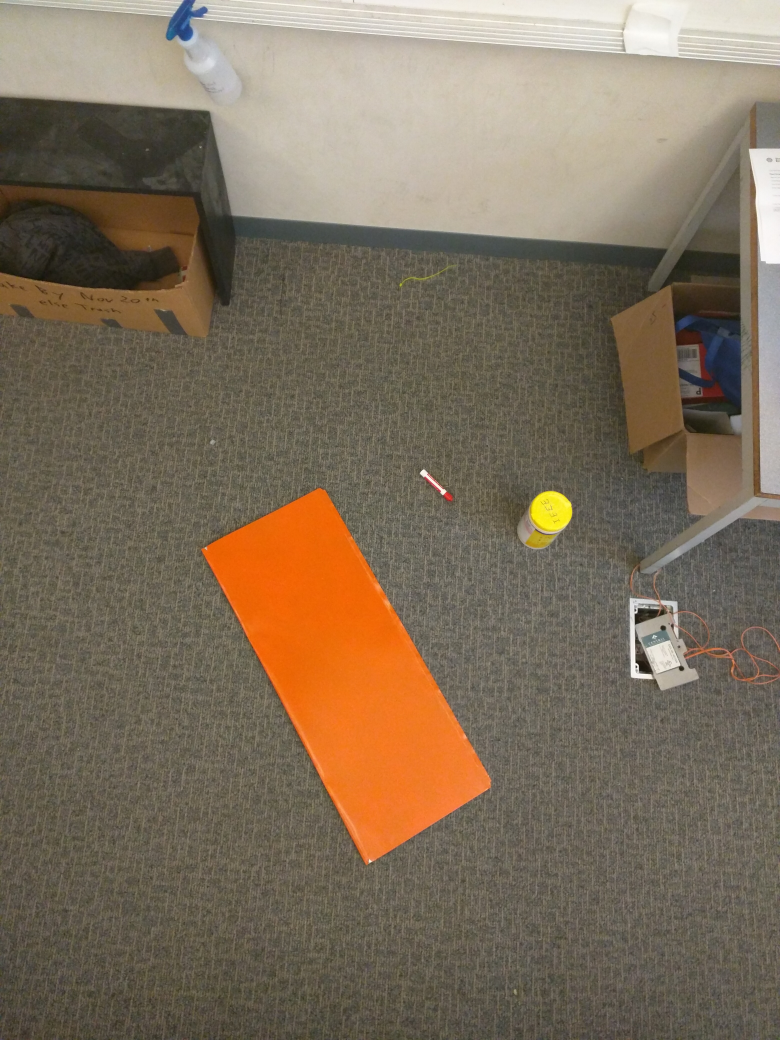
//> input picture vision_tmp/vision/orange_marker.jpg, 3120 x 4160 px (shown at 1/4 size)
$ ./marker_detection orange_marker.jpg   (built with g++ and OpenCV 4)
//> lines starting //> are read from the running program, lines starting //| are printed output that depends on the picture
#include <opencv2/core/core.hpp>
#include <opencv2/highgui/highgui.hpp>

#include <opencv2/imgproc/imgproc.hpp>
#include <iostream>

using namespace cv;
using namespace std;

int main( int argc, char** argv )
{
	if( argc != 2)
	{
		cout <<" Usage: display_image ImageToLoadAndDisplay" << endl;
		return -1;
	}

	Mat image, segmented7, segmented5, segmented3, hsv, hue, tmp;
	image = imread(argv[1], CV_LOAD_IMAGE_COLOR);   // Read the file
//> image is the input picture: 4160 rows x 3120 cols, CV_8UC3; mean B, G, R 91.5, 110.7, 125.7

	pyrDown(image, tmp);
	pyrDown(tmp, tmp);
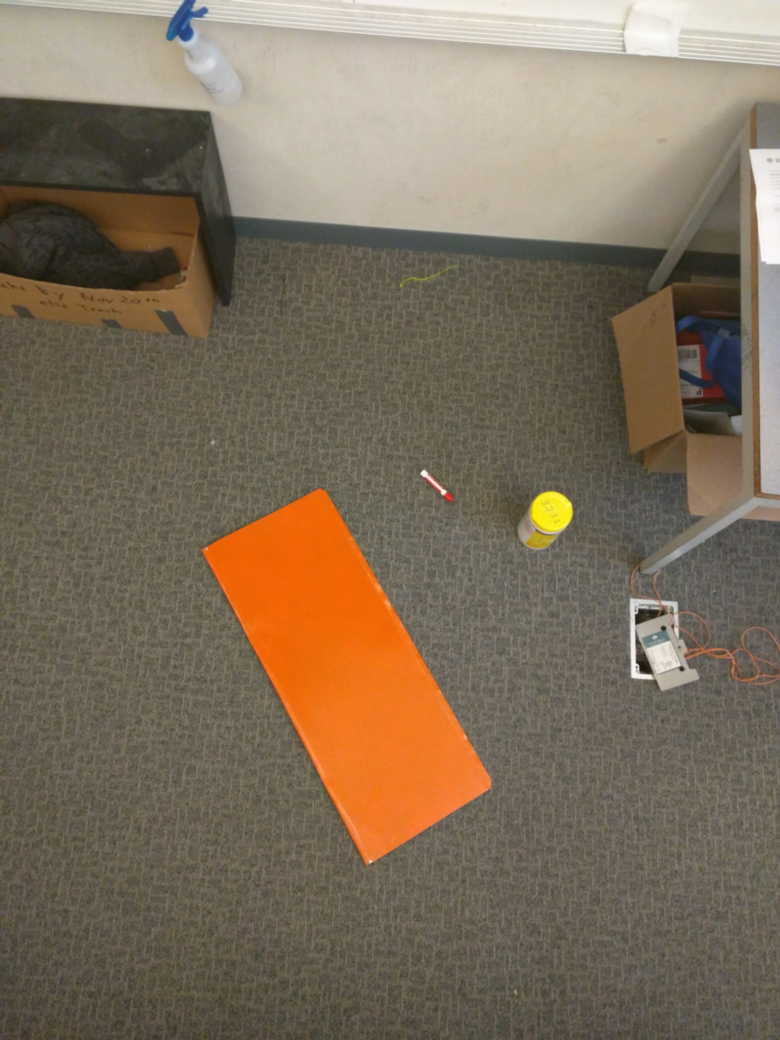
//> tmp: 1040 rows x 780 cols, CV_8UC3; mean B, G, R 91.5, 110.8, 125.7
	pyrDown(tmp, tmp);
//> tmp: 520 rows x 390 cols, CV_8UC3

	imwrite("marker_small.jpg", tmp);
	cvtColor(tmp, hsv, CV_BGR2HSV);
//> hsv: 520 rows x 390 cols, CV_8UC3; mean H, S, V 21.4, 63.5, 126

	/// Use only the Hue value
  	hue.create( hsv.size(), hsv.depth() );
  	int ch[] = { 0, 0 };
  	mixChannels( &hsv, 1, &hue, 1, ch, 1 );
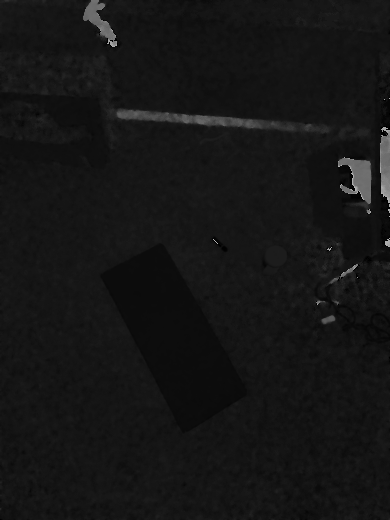
//> hue: 520 rows x 390 cols, CV_8UC1; min 0, max 179, mean 21.4

	if(! image.data )                              // Check for invalid input
	{
		cout <<  "Could not open or find the image" << std::endl ;
		return -1;
	}

	blur(hue, hue, Size(3,3) );

	adaptiveThreshold(hue, segmented7, 255, CV_ADAPTIVE_THRESH_GAUSSIAN_C, CV_THRESH_BINARY, 5, 0);
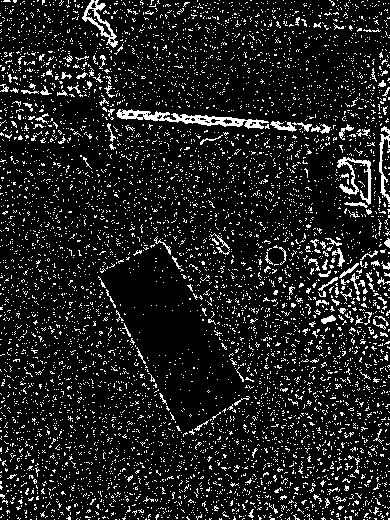
//> segmented7: 520 rows x 390 cols, CV_8UC1; 11.8% white in thin lines or dots
//	adaptiveThreshold(image, segmented5, 255, CV_ADAPTIVE_THRESH_GAUSSIAN_C, CV_THRESH_BINARY, 5, 0);
//	adaptiveThreshold(image,q segmented3, 255, CV_ADAPTIVE_THRESH_GAUSSIAN_C, CV_THRESH_BINARY, 3, 0);

	namedWindow( "Display window", WINDOW_AUTOSIZE );// Create a window for display.
	imshow( "Display window", hue );// Show our image inside it.
	imshow("Segmented with block size 7", segmented7);
//	imshow("Segmented with block size 5", segmented5);
//	imshow("Segmented with block size 3", segmented3);

	waitKey(0);                                          // Wait for a keystroke in the window
	return 0;
}


bool blackWhite(Mat chans[3],int y, int x)
{


    chans[0];
    chans[1];
    chans[2];

    if(chans[0].at<unsigned char>(y,x) < 20 || chans[0].at<unsigned char>(y,x) > 150)
    {
      if(chans[1].at<unsigned char>(y,x)<40)
        {
          return true;
        }
      else
        {
          if(chans[2].at<unsigned char>(y,x) < 30 || chans[2].at<unsigned char>(y,x) > 230 )
            {
              return true;
            }
          else
            {
              return false;
            }
        }
    }
    else
    {
      return true;
    }

}
